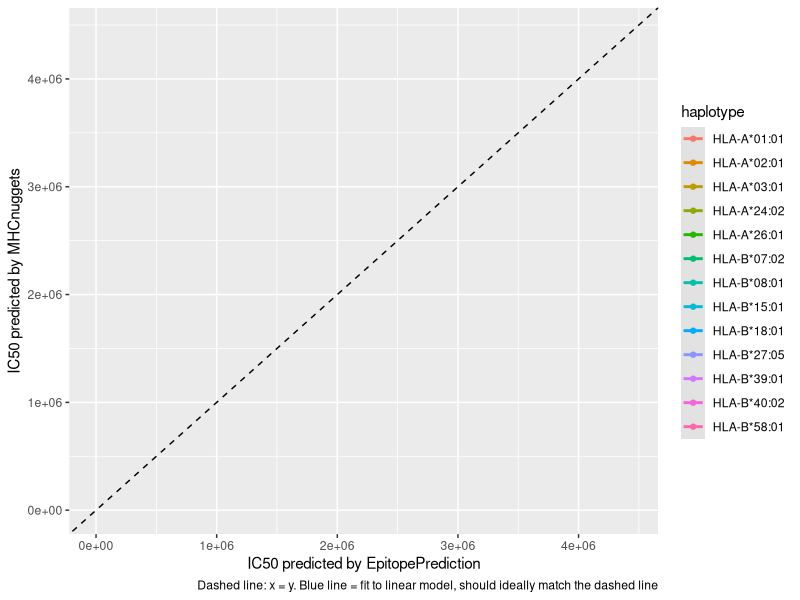

Reproduce this figure in R. (Note: this script raises an error after producing the figure.)
library(ggplot2)
library(testthat)
library(dplyr)

expect_true(file.exists("ep_vs_mhcn.csv"))
df <- readr::read_csv("ep_vs_mhcn.csv")

# tool | haplotype | IC50
# -----|-----------|------
# EpitopPrediction |
expect_true("tool" %in% names(df))
expect_true("haplotype" %in% names(df))
expect_true("sequence" %in% names(df))
expect_true("ic50" %in% names(df))


# Reshape from tidy data to plottable data
df_scatter <- tidyr::pivot_wider(
  df,
  names_from = tool,
  values_from = ic50
)

ggplot(df_scatter, aes(x = EpitopePrediction, y = mhcnuggetsr, color = haplotype)) +
  geom_abline(slope = 1, intercept = 0, lty = "dashed") +
  geom_point() +
  scale_y_continuous(limits = c(0, max(df_scatter$mhcnuggetsr))) +
  scale_x_continuous(limits = c(0, max(df_scatter$mhcnuggetsr))) +
  geom_smooth(method = "lm", alpha = 0.1) +
  xlab("IC50 predicted by EpitopePrediction") +
  ylab("IC50 predicted by MHCnuggets") +
  labs(
    caption = paste0(
      "Dashed line: x = y. ",
      "Blue line = fit to linear model, should ideally match the dashed line"
    )
  ) + ggsave("ep_vs_mhcn.png", width = 7, height = 7)


ggplot(df_scatter, aes(x = EpitopePrediction, y = mhcnuggetsr, color = haplotype)) +
  geom_abline(slope = 1, intercept = 0, lty = "dashed") +
  geom_point() +
  scale_y_log10(limits = c(min(df$ic50), max(df$ic50))) +
  scale_x_log10(limits = c(min(df$ic50), max(df$ic50))) +
  geom_smooth(method = "lm", alpha = 0.1) +
  xlab("IC50 predicted by EpitopePrediction") +
  ylab("IC50 predicted by MHCnuggets") +
  labs(
    caption = paste0(
      "Dashed line: x = y. ",
      "Blue line = fit to linear model, should ideally match the dashed line"
    )
  ) + ggsave("ep_vs_mhcn_log.png", width = 7, height = 7)


df_perc <- df %>%
  group_by(tool, haplotype) %>%
  mutate(perc = (ic50 - min(ic50)) / (max(ic50) - min(ic50)))

# Scales are fine
ggplot(
  data = df_perc %>% filter(tool == "EpitopePrediction"),
  aes(x = ic50, y = perc)
) + geom_point() + facet_grid(. ~ haplotype, scales = "free")
ggplot(
  data = df_perc %>% filter(tool == "mhcnuggetsr"),
  aes(x = ic50, y = perc)
) + geom_point() + facet_grid(. ~ haplotype, scales = "free")


expect_true("tool" %in% names(df_perc))
expect_true("haplotype" %in% names(df_perc))
expect_true("sequence" %in% names(df_perc))
expect_true("ic50" %in% names(df_perc))

# Reshape from tidy data to plottable data
df_scatter_perc <- df_perc %>%
  select(tool, haplotype, sequence, perc) %>%
  tidyr::pivot_wider(
  names_from = tool,
  values_from = perc
)

unique(df_scatter_perc$haplotype)[1]

ggplot(
  df_scatter_perc,
  aes(x = EpitopePrediction, y = mhcnuggetsr, color = as.factor(haplotype))) +
  geom_abline(slope = 1, intercept = 0, lty = "dashed") +
  geom_point() +
  scale_y_continuous(labels = scales::percent, limits = c(0, 1.0)) +
  scale_x_continuous(labels = scales::percent, limits = c(0, 1.0)) +
  geom_smooth(method = "lm", alpha = 0.1) +
  xlab("Relative IC50 value predicted by EpitopePrediction") +
  ylab("Relative IC50 value predicted by MHCnuggets") +
  labs(
    caption = paste0(
      "Dashed line: x = y. ",
      "Blue line = fit to linear model, should ideally match the dashed line"
    )
  ) + ggsave("ep_vs_mhcn_perc.png", width = 7, height = 7)


expect_true(file.exists("ep_vs_mhcn.png"))
expect_true(file.exists("ep_vs_mhcn_log.png"))
expect_true(file.exists("ep_vs_mhcn_perc.png"))
